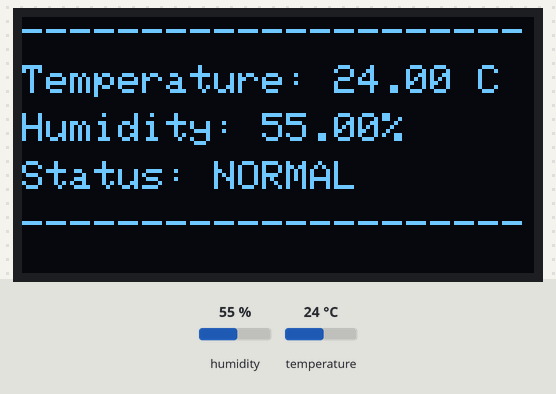
Bench run of a sketch on a simulated Arduino Uno, built with avr-gcc and run on an emulated ATmega328P. Shown: 128×64 one-colour display. Inputs (shaded band) come from the test bench; at power-on: humidity 55 %, temperature 24 °C. What the sketch prints to the serial monitor is not drawn.

Above: at 2.9 s.
3.0 s: humidity set to 78 %
At 5.3 s:
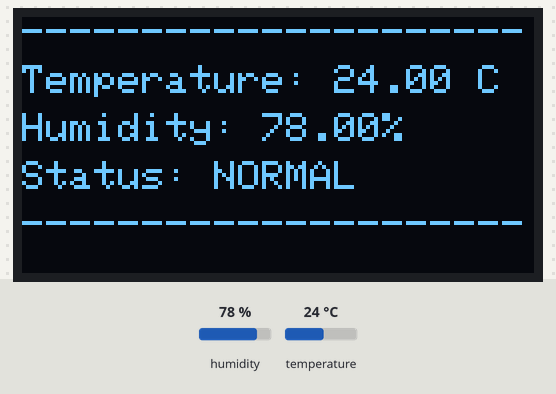
5.8 s: humidity set to 81 %
At 6.6 s:
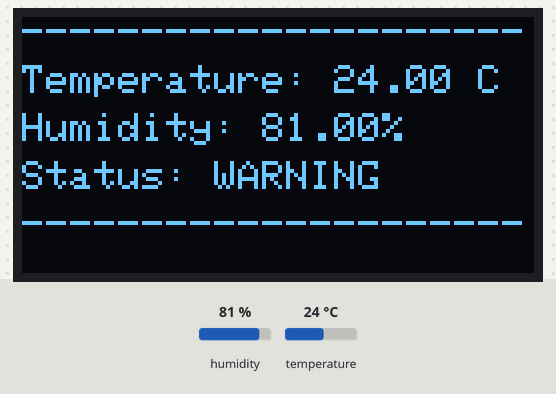
8.6 s: temperature set to 12 °C
At 11.5 s:
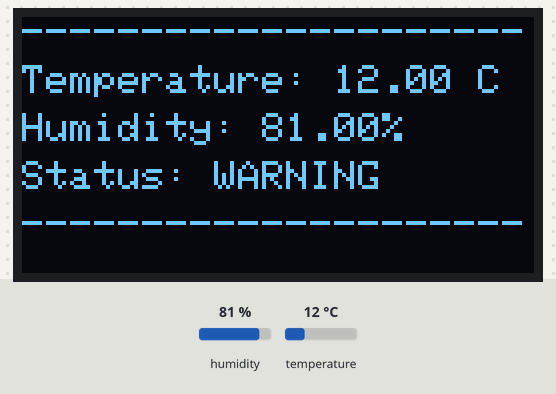
11.8 s: temperature set to 19 °C
Timing chart, 0 to 14.8 s (numbered marks = the images above; inputs shaded):
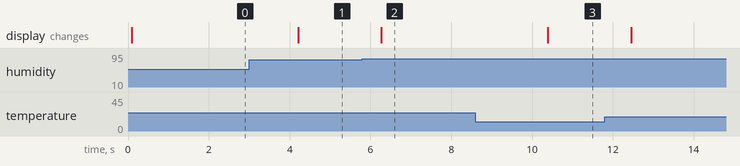

The sketch:

main.ino
```cpp
#include "DHT.h"
#include <Wire.h>
#include <Adafruit_GFX.h>
#include <Adafruit_SSD1306.h>

#define DHT_PIN 4
#define DHT_TYPE DHT11
#define SCREEN_WIDTH 128
#define SCREEN_HEIGHT 64

Adafruit_SSD1306 display(SCREEN_WIDTH,SCREEN_HEIGHT,&Wire,-1);
DHT dht(DHT_PIN,DHT_TYPE);

bool DHT11_check(float temperature,float humidity){
  if(isnan(temperature) || isnan(humidity)){
    return false;
  }
  return true;
}
String get_Status(float temperature,float humidity){
  if(temperature >= 35 || humidity >= 80){
    return "WARNING";
  }
  else{
    return "NORMAL";
  }
}

void show_readings_OLED(float temperature,float humidity,String status){
  display.clearDisplay();
  display.setTextSize(1);
  display.setTextColor(SSD1306_WHITE);
  display.setCursor(0,0);
  if(!DHT11_check(temperature,humidity)){
    display.println("Sensor Error");
  }
  else{
    display.println("---------------------");

    display.setCursor(0,12);
    display.print("Temperature: ");
    display.print(temperature);
    display.println(" C");

    display.setCursor(0,24);
    display.print("Humidity: ");
    display.print(humidity);
    display.println("%");

    display.setCursor(0,36);
    display.print("Status: ");
    display.println(status);

    display.setCursor(0,48);
    display.println("---------------------");
  }
  display.display();
}

void setup() {
  Serial.begin(115200);
  dht.begin();
  if(!display.begin(SSD1306_SWITCHCAPVCC,0x3c)){
    Serial.println("OLED not found");
    while(true);
  }
  Serial.println("OLED Status Dashboard started");
}

void loop() {
  float temperature = dht.readTemperature();
  float humidity = dht.readHumidity();
  String status = get_Status(temperature,humidity);
  show_readings_OLED(temperature,humidity,status);
  delay(2000);
}
```

Measured:
- the behaviour switches between 79 and 80 % on humidity (found by bisection; images 1 and 2)
- after the input at 3.0 s, the display: changes after 1.2 s (image 1)
- after the input at 5.8 s, the display: changes after 0.47 s (image 2)
- after the input at 8.6 s, the display: changes after 1.8 s (image 3)
